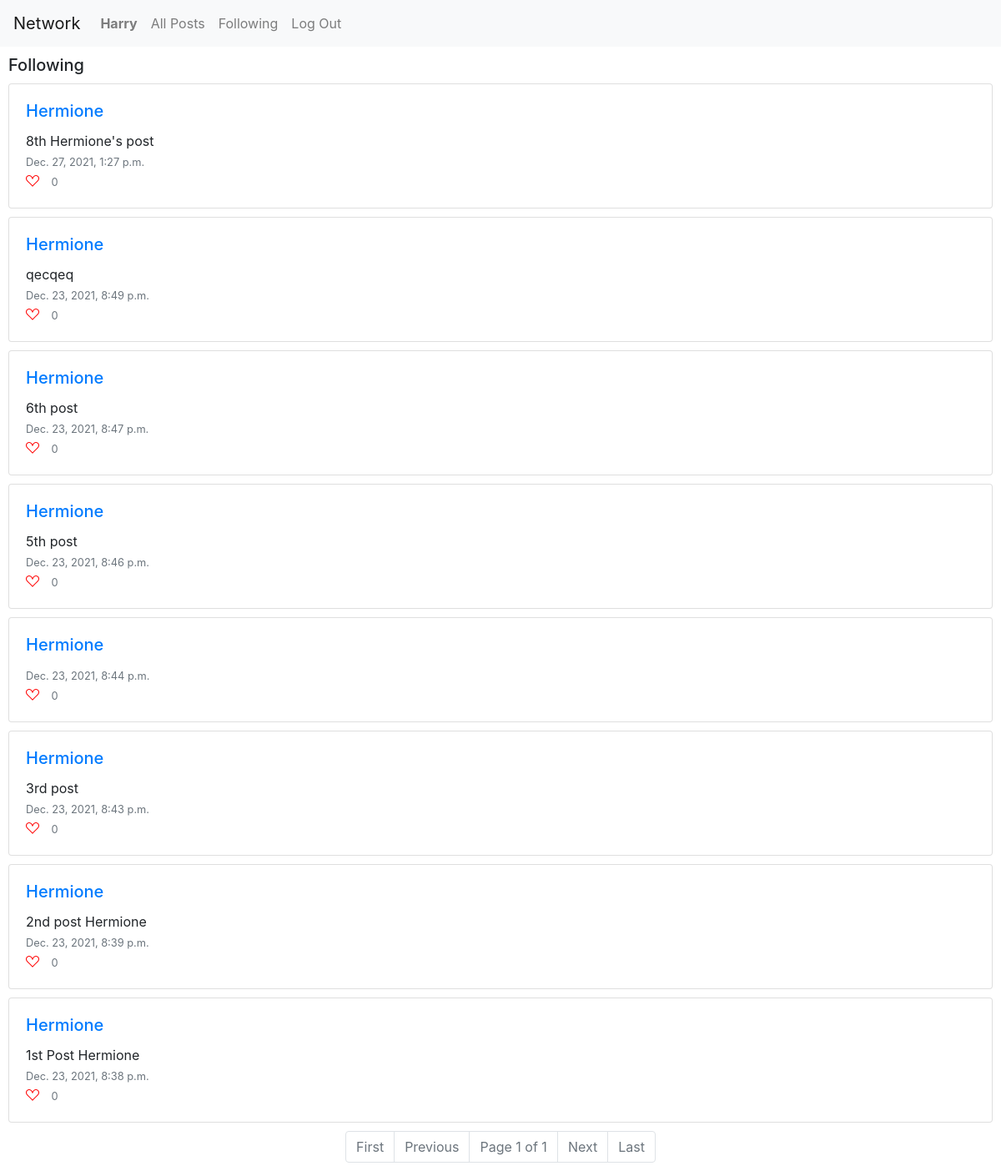
The app's page /following (signed in) with its own data.
### network/models.py (models this page shows, shortened)
class User(AbstractUser):
    def __str__(self):
        return f"{self.username}"
    def set_following(self):
        return set([rel.followed for rel in self.followed.all()])

class Post(models.Model):
    poster = ForeignKey(User, on_delete=models.CASCADE, related_name="posts")
    content = TextField(blank=True)
    timestamp = models.DateTimeField(auto_now_add=True)
    likes = ManyToManyField(User, blank=True, related_name="liked_posts")
    def NumberLikes(self):
        return self.likes.count()
    def set_liked_by(self):
        return set([user for user in self.likes.all()])

### network/views.py (the view)
# urls.py: path("following", views.following, name="following"),
def following(request):
    posts = Post.objects.filter(poster__in = request.user.set_following())
    if posts.count() == 0:
        return render(request, 'network/following.html', {
            "message": "No users followed so far"
        })
    posts = posts.order_by("-timestamp").all()
    paginator = Paginator(posts, 10)
    if request.GET.get('page'):
        page_number = request.GET.get('page')
    else:
        page_number = 1
    page_obj = paginator.get_page(page_number)
    return render(request, 'network/following.html', {
        'page_obj': page_obj
    })

### network/templates/network/following.html (shortened to what this page needs)
{% extends "network/layout.html" %}
{% load static %}
{% block body %}
    <div id="session_name">
        <h5>Following</h5>
    </div>
    {% include "./display_posts.html" %}
{% endblock %}

### network/templates/network/layout.html (shortened to what this page needs)
{% load static %}
<!DOCTYPE html>
<html lang="en">
    <head>
        <link rel="stylesheet" href="https://stackpath.bootstrapcdn.com/bootstrap/4.4.1/css/bootstrap.min.css">
        <link href="{% static 'network/styles.css' %}" rel="stylesheet">
        <link rel="stylesheet" href="https://cdn.jsdelivr.net/npm/bootstrap-icons@1.7.2/font/bootstrap-icons.css">
    </head>
    <body>
        <nav class="navbar navbar-expand-lg navbar-light bg-light">
            <a class="navbar-brand" href="#">Network</a>
            <div>
              <ul class="navbar-nav mr-auto">
                {% if user.is_authenticated %}
                    <li class="nav-item">
                        <a class="nav-link" href="{% url 'user_page' user.username %}"><strong>{{ user.username }}</strong></a>
                    </li>
                {% endif %}
                <li class="nav-item">
                  <a class="nav-link" id="all_posts_link" href="{% url 'index' %}">All Posts</a>
                </li>
                {% if user.is_authenticated %}
                    <li class="nav-item">
                        <a class="nav-link" id="following_link" href="{% url 'following' %}">Following</a>
                    </li>
                    <li class="nav-item">
                        <a class="nav-link" href="{% url 'logout' %}">Log Out</a>
                    </li>
                {% endif %}
              </ul>
            </div>
          </nav>
        <div class="body">
            {% block body %}
            {% endblock %}
        </div>
    </body>
</html>

### network/templates/network/display_posts.html (shortened to what this page needs)
{% if page_obj %}
    <div id="session_posts">
        {% for post in page_obj %}
            <div class="card">
                <div class="card-body" data-post_id = {{post.id}}>
                    <h5 class="card-title"> <a href="{% url 'user_page' post.poster %}">{{post.poster}}</a> </h5>
                    <div id="content">
                        <p class="card-text" id="post_content"> {{ post.content }}</p>
                    </div>
                    <p class="card-text"> <small class="text-muted">{{post.timestamp}}</small></p>
                    {% if user.is_authenticated%}
                        {% if user in post.set_liked_by %}
                            <i class="bi bi-suit-heart-fill" id="like_button"></i>
                        {% else %}
                            <i class="bi bi-suit-heart" id="like_button"></i>
                        {% endif%}
                    {% else %}
                        <i class="bi bi-suit-heart" id="like_button_disabled"> </i>
                    {% endif %}
                    <small class="text-muted" id="likes_number"> {{ post.NumberLikes }} </small>
                </div>
            </div>
        {% endfor %}
    </div>
    <nav aria-label="Page navigation example">
    <ul class="pagination justify-content-center">
        {% if page_obj.has_previous %}
            <li class="page-item"><a class="page-link" href="?page=1">First</a></li>
            <li class="page-item"><a class="page-link" href="?page={{ page_obj.previous_page_number }}">Previous</a></li>
        {% else %}
            <li class="page-item disabled"><a class="page-link" href="?page=1">First</a></li>
            <li class="page-item disabled"><a class="page-link" href="#">Previous</a></li>
        {% endif %}
        <li class="page-item disabled"><a class="page-link" href="#">Page {{ page_obj.number }} of {{ page_obj.paginator.num_pages }}</a></li>
        {% if page_obj.has_next %}
            <li class="page-item"><a class="page-link" href="?page={{ page_obj.next_page_number }}">Next</a></li>
            <li class="page-item"><a class="page-link" href="?page={{ page_obj.paginator.num_pages }}">Last</a></li>
        {% else %}
        <li class="page-item disabled"><a class="page-link" href="#">Next</a></li>
        <li class="page-item disabled"><a class="page-link" href="?page={{ page_obj.paginator.num_pages }}">Last</a></li>
        {% endif %}
    </ul>
    </nav>
{% endif %}

### network/static/network/styles.css (style rules this page uses)
.card { margin: 10px; }
.card-text { margin-bottom: 0px; }
.bi { color: red; width: 1em; }
#likes_number { margin-left: 10px; }
#session_name { margin: 10px; }
#like_button { cursor: pointer; }

### records on screen
User: username "Harry"
Post: poster "Hermione", content "8th Hermione's post", timestamp "Dec. 27, 2021, 1:27 p.m.", NumberLikes "0"
Post: poster "Hermione", content "qecqeq", timestamp "Dec. 23, 2021, 8:49 p.m.", NumberLikes "0"
Post: poster "Hermione", content "6th post", timestamp "Dec. 23, 2021, 8:47 p.m.", NumberLikes "0"
Post: poster "Hermione", content "5th post", timestamp "Dec. 23, 2021, 8:46 p.m.", NumberLikes "0"
Post: poster "Hermione", timestamp "Dec. 23, 2021, 8:44 p.m.", NumberLikes "0"
Post: poster "Hermione", content "3rd post", timestamp "Dec. 23, 2021, 8:43 p.m.", NumberLikes "0"
Post: poster "Hermione", content "2nd post Hermione", timestamp "Dec. 23, 2021, 8:39 p.m.", NumberLikes "0"
Post: poster "Hermione", content "1st Post Hermione", timestamp "Dec. 23, 2021, 8:38 p.m.", NumberLikes "0"

### other values on screen
{{ page_obj.number }} "1"
{{ page_obj.paginator.num_pages }} "1"
